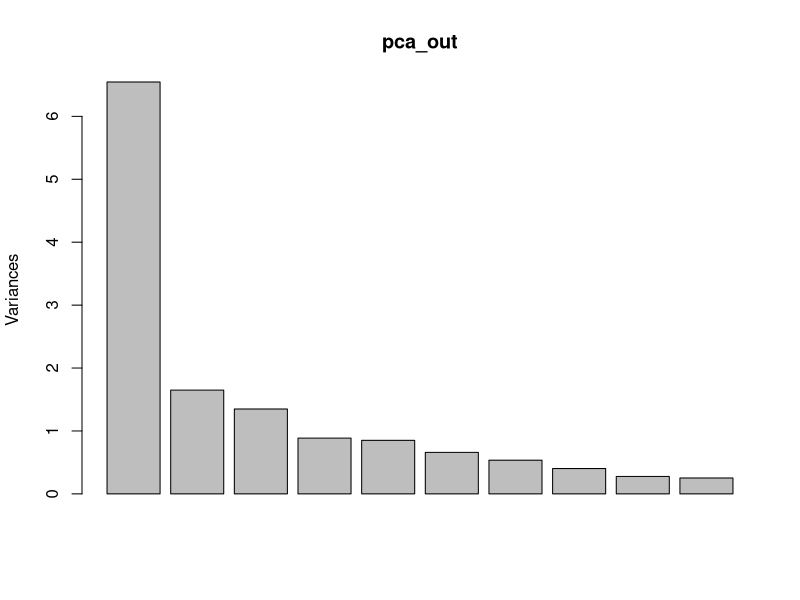
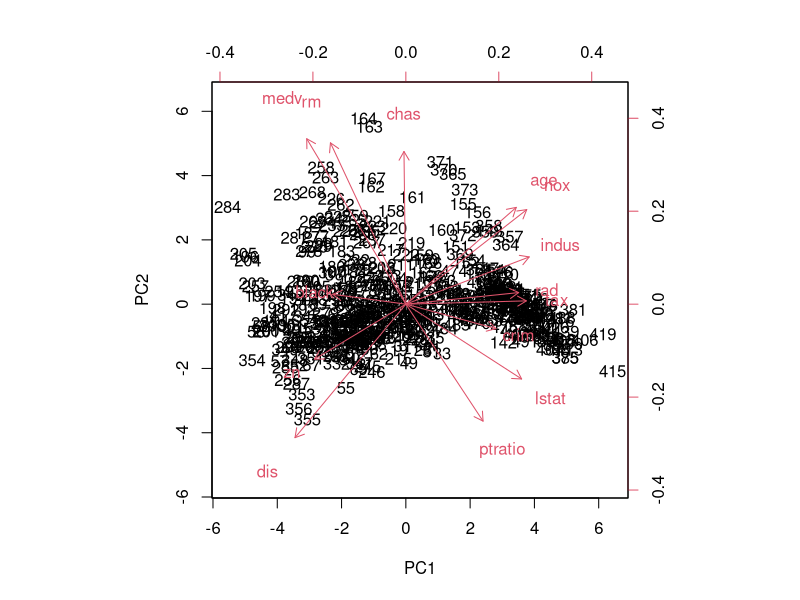

These charts were generated, in order, by the following R code:
install.packages("MASS")
data(Boston, package="MASS")

help(Boston)

help(prcomp)
pca_out <- prcomp(Boston, scale.= T)
pca_out
plot(pca_out)

biplot(pca_out, scale = 0)
boston_pc <- pca_out$x
boston_pc

head(boston_pc)
summary(boston_pc)
